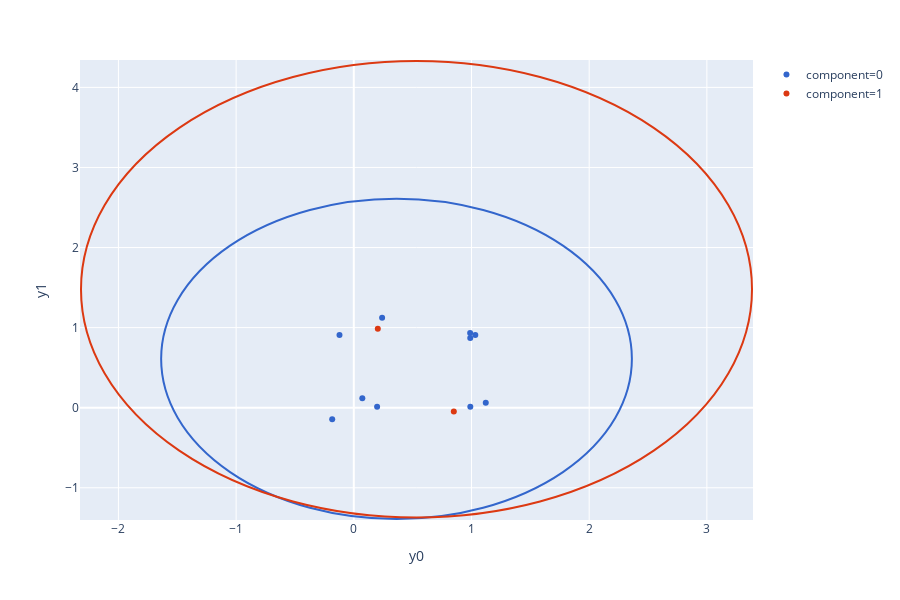

The notebook cell saved with this chart:
### Markdown cell above
Next, let's visualize the mixture components (`mu`, `sigma`) and component memberships (`component`) for each of the data points (`y`) at the start of MCMC. This likely won't be very good, since we haven't burned in the chain.

### Code cell
t = 0
components = np.array([posterior_samples.get_variable(gmm.component(i)).squeeze()[t].item() for i in range(n)])
_k = posterior_samples.get_variable(gmm.K()).squeeze()[t].int().item()
fig = draw_points_and_components(
    np.vstack([prior_sample.get_variable(gmm.y(i)).squeeze()[-1].detach().numpy() for i in range(n)]),
    components,
    np.vstack([posterior_samples.get_variable(gmm.mu(i)).squeeze()[t,:].detach().numpy()
               for i in range(_k) if i in np.unique(components)]),
    np.array([posterior_samples.get_variable(gmm.sigma(i)).squeeze()[t].item()
              for i in range(_k) if i in np.unique(components)]),
)
fig.show()

### Figure 1 — Plotly figure (JSON) as saved in the notebook; plotly's stock layout.template omitted (floating-point values rounded to 4 significant figures)
{"data": [{"hoverlabel": {"namelength": 0}, "hovertemplate": "component=0<br>y0=%{x}<br>y1=%{y}", "legendgroup": "component=0", "marker": {"color": "#3366CC", "symbol": "circle"}, "mode": "markers", "name": "component=0", "showlegend": true, "type": "scatter", "x": [0.07243, 0.2404, 0.9893, -0.1836, -0.1216, 1.121, 0.9886, 0.198, 0.99, 1.032], "xaxis": "x", "y": [0.1194, 1.123, 0.8696, -0.1437, 0.9073, 0.06036, 0.9312, 0.01088, 0.01103, 0.909], "yaxis": "y"}, {"hoverlabel": {"namelength": 0}, "hovertemplate": "component=1<br>y0=%{x}<br>y1=%{y}", "legendgroup": "component=1", "marker": {"color": "#DC3912", "symbol": "circle"}, "mode": "markers", "name": "component=1", "showlegend": true, "type": "scatter", "x": [0.8499, 0.204], "xaxis": "x", "y": [-0.04679, 0.9846], "yaxis": "y"}], "layout": {"height": 600, "legend": {"tracegroupgap": 0}, "margin": {"t": 60}, "shapes": [{"line": {"color": "#3366CC"}, "type": "circle", "x0": -1.637, "x1": 2.363, "xref": "x", "y0": -1.39, "y1": 2.61, "yref": "y"}, {"line": {"color": "#DC3912"}, "type": "circle", "x0": -2.318, "x1": 3.383, "xref": "x", "y0": -1.372, "y1": 4.33, "yref": "y"}], "xaxis": {"anchor": "y", "domain": [0, 1], "title": {"text": "y0"}}, "yaxis": {"anchor": "x", "domain": [0, 1], "title": {"text": "y1"}}}}
